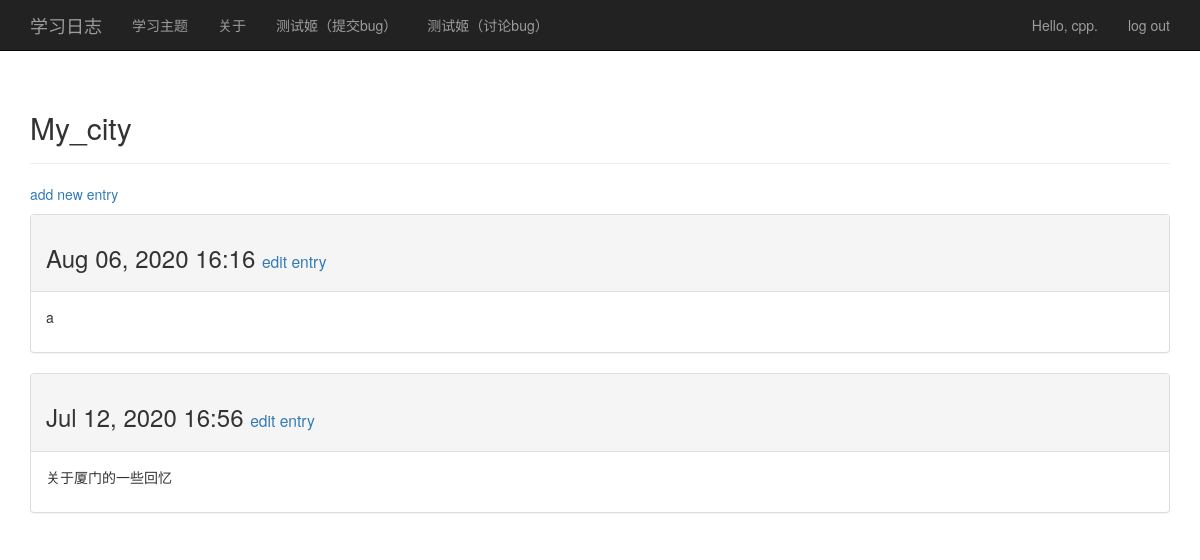
Screenshot of /topics/3/ (signed in) with the database file from the repository.
### my_blogs/models.py (models this page shows, shortened)
class Topic(models.Model):
    text = models.CharField(max_length=200)  # CharField可以容纳不同文字
    date_added = models.DateTimeField(auto_now_add=True)  # 为标题的创建加上时间
    owner = models.ForeignKey(User,on_delete=models.CASCADE)  # 建立一个外键关系,dj3.0以上记得传on_delete
    def __str__(self):
        return self.text

class Entry(models.Model):
    topic = models.ForeignKey(Topic, on_delete=models.CASCADE)
    text =RichTextUploadingField()  # 这里要注意CharField和TextFiled之间的区别，TextFiled 传递max_length
    date_added = models.DateTimeField(auto_now_add=True)
    class Meta:
        verbose_name_plural = 'entries'

### my_blogs/views.py (the view)
# urls.py: url(r'^topics/(?P<topic_id>\d+)/$', views.topic, name='topic'),
@login_required
def topic(request, topic_id):
    topic = Topic.objects.get(id=topic_id)
    entries = topic.entry_set.order_by("-date_added")  # 这个地方是让按降序排列
    context = {"topic": topic, 'entries': entries}
    return render(request, "my_blogs/topic.html", context)

### my_blogs/templates/my_blogs/topic.html
{% extends 'my_blogs/base.html' %}
{% block header %}
    <h2>{{ topic }}</h2>
{% endblock header %}
{% block content %}
    <p>
        <a href="{% url 'my_blogs:new_entry' topic.id %}">add new entry</a>
    </p>
    {% for entry in entries %}
        <div class="panel panel-default">
            <div class="panel-heading">
                 <h3>
                {{ entry.date_added|date:'M d, Y H:i' }}
                 <small>
                <a href="{% url 'my_blogs:edit_entry' entry.id %}">
                    edit entry</a>
            </small>
            </h3>
            </div>
            <div class="panel-body">
                {{ entry.text|linebreaks }}
            </div>
        </div>
    {% empty %}
        There are no entries for this topic yet.
    {% endfor %}
{% endblock content %}

### my_blogs/templates/my_blogs/base.html (shortened to what this page needs)
{% load bootstrap3 %}
<!DOCTYPE html>
<html lang="en">
<head>
    {% bootstrap_css %}
</head>
<body>
<nav class="navbar navbar-inverse navbar-static-top">
    <div class="container">
        <div class="navbar-header">
            <a class="navbar-brand" href="{% url 'my_blogs:index' %}">
                学习日志</a>
        </div>
        <div id="navbar" class="navbar-collapse collapse">
            <ul class="nav navbar-nav">
                <li><a href="{% url 'my_blogs:topics' %}">学习主题</a></li>
            </ul>
            <ul class="nav navbar-nav">
                <li><a href="about.html">关于</a></li>
            </ul>
            <ul class="nav navbar-nav">
                <li><a href="/bug_submit/templates/bug_submit/submit.html">测试姬（提交bug）</a></li>
            </ul>
            <ul class="nav navbar-nav">
                <li><a href="/bug_submit/templates/bug_submit/discuss.html">测试姬（讨论bug）</a></li>
            </ul>
            <ul class="nav navbar-nav navbar-right">
                {% if user.is_authenticated %}
                    <li><a>Hello, {{ user.username }}.</a></li>
                    <li><a href="{% url 'users:logout' %}">log out</a></li>
                {% else %}
                    <li><a href="{% url 'users:register' %}">register</a></li>
                    <li><a href="{% url 'users:login' %}">log in</a></li>
                {% endif %}
            </ul>
        </div>
    </div>
</nav>
<div class="container">
    <div class="page-header">
        {% block header %}{% endblock header %}
    </div>
    <div>
        {% block content %}{% endblock content %}
    </div>
</div>
</body>
</html>

### rows the page displays
Topic: text "My_city"
Entry: date_added "Aug 06, 2020 16:16", text "a"
Entry: date_added "Jul 12, 2020 16:56", text "关于厦门的一些回忆"

### other values shown
{{ user.username }} "cpp"
